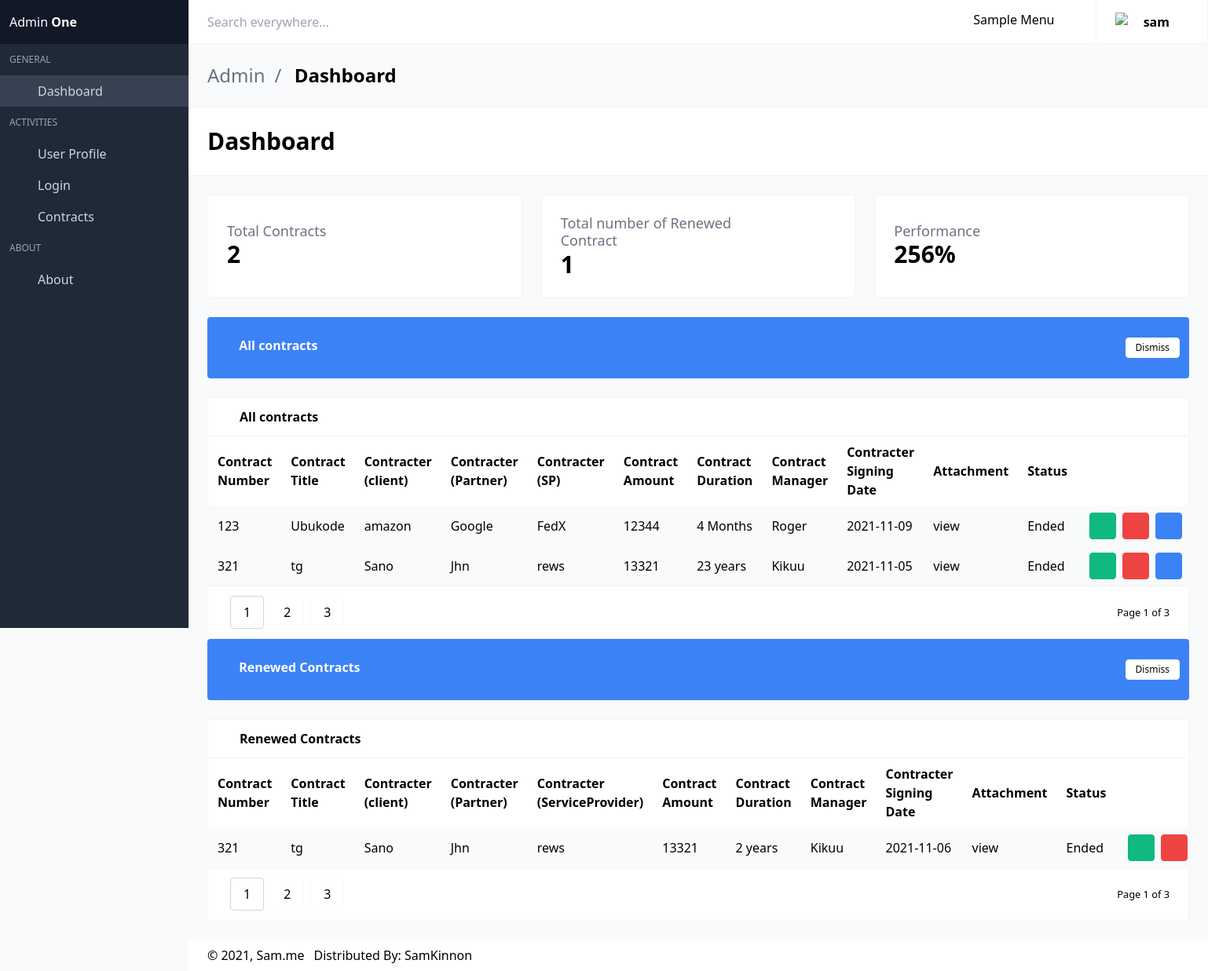
Page /dashboard.php (signed in) on the committed database.
### tables this page shows
CREATE TABLE `contractor` (
  `c_number` varchar(50) NOT NULL,
  `c_title` varchar(100) NOT NULL,
  `c_client` varchar(30) NOT NULL,
  `c_partner` varchar(30) NOT NULL,
  `c_sp` varchar(40) NOT NULL,
  `c_amount` int(100) NOT NULL,
  `c_manager` varchar(30) NOT NULL,
  `c_duration` varchar(40) NOT NULL,
  `c_attachment` blob NOT NULL,
  `c_date` date NOT NULL,
  `status` varchar(30) NOT NULL
);

CREATE TABLE `contracts` (
  `c_number` varchar(100) NOT NULL,
  `c_duration` varchar(20) NOT NULL,
  `c_attachments` blob NOT NULL,
  `c_date` date NOT NULL
);

### dashboard.php (the view, shortened to what this page needs)
<!DOCTYPE html>
<html lang="en" class="">
<head>
  <link rel="stylesheet" href="css/main.css?v=1628755089081">
</head>
<body>
  <div id="app">
    <nav id="navbar-main" class="navbar is-fixed-top">
      <div class="navbar-brand">
        <div class="navbar-item">
          <div class="control"><input placeholder="Search everywhere..." class="input"></div>
        </div>
      </div>
      <div class="navbar-menu" id="navbar-menu">
        <div class="navbar-end">
          <div class="navbar-item dropdown has-divider">
            <a class="navbar-link">
              <span class="icon"><i class="mdi mdi-menu"></i></span>
              <span>Sample Menu</span>
              <span class="icon">
              </span>
            </a>
          </div>
          <div class="navbar-item dropdown has-divider has-user-avatar">
            <a class="navbar-link">
              <div class="user-avatar">
              <img class="img-profile rounded-circle"  src="img/pic.jpg"/>
                            </div>
                            <div class="is-user-name"><span><strong>
                    <?php echo $_SESSION['username']; ?>
                </strong></span></div>
              <span class="icon"><i class="mdi mdi-chevron-down"></i></span>
            </a>
          </div>
        </div>
      </div>
    </nav>
    <aside class="aside is-placed-left is-expanded">
      <div class="aside-tools">
        <div>
          Admin <b class="font-black">One</b>
        </div>
      </div>
      <div class="menu is-menu-main">
        <p class="menu-label">General</p>
        <ul class="menu-list">
          <li class="active">
            <a href="dashboard.php">
              <span class="icon"><i class="mdi mdi-desktop-mac"></i></span>
              <span class="menu-item-label">Dashboard</span>
            </a>
          </li>
        </ul>
        <p class="menu-label">Activities</p>
        <ul class="menu-list">
          <li class="--set-active-profile-html">
            <a href="profile.php">
              <span class="icon"><i class="mdi mdi-account-circle"></i></span>
              <span class="menu-item-label">User Profile</span>
            </a>
          </li>
          <li>
            <a href="login.php">
              <span class="icon"><i class="mdi mdi-lock"></i></span>
              <span class="menu-item-label">Login</span>
            </a>
          </li>
          <li>
            <a class="dropdown">
              <span class="icon"><i class="mdi mdi-view-list"></i></span>
              <span class="menu-item-label">Contracts</span>
              <span class="icon"><i class="mdi mdi-plus"></i></span>
            </a>
          </li>
        </ul>
        <p class="menu-label">About</p>
        <ul class="menu-list">
          <li>
            <a href="https://justboil.me/tailwind-admin-templates" class="has-icon">
              <span class="icon"><i class="mdi mdi-help-circle"></i></span>
              <span class="menu-item-label">About</span>
            </a>
          </li>
        </ul>
      </div>
    </aside>
    <section class="is-title-bar">
      <div class="flex flex-col md:flex-row items-center justify-between space-y-6 md:space-y-0">
        <ul>
          <li>Admin</li>
          <li>Dashboard</li>
        </ul>
      </div>
    </section>
    <section class="is-hero-bar">
      <div class="flex flex-col md:flex-row items-center justify-between space-y-6 md:space-y-0">
        <h1 class="title">
          Dashboard
        </h1>
      </div>
    </section>
    <section class="section main-section">
      <div class="grid gap-6 grid-cols-1 md:grid-cols-3 mb-6">
        <div class="card">
          <div class="card-content">
            <div class="flex items-center justify-between">
              <div class="widget-label">
                <h3>
                  Total Contracts
                </h3>
                <h1>
                <?php
$con = mysqli_connect("localhost", "root", "", "contract");
$query = "SELECT c_manager FROM contractor";
$result = mysqli_query($con, $query);
if ($result) {
  $row = mysqli_num_rows($result);
  if ($row) {
       printf($row);
    }
}
?>
                </h1>
              </div>
              <span class="icon widget-icon text-green-500"><i class="mdi mdi-account-multiple mdi-48px"></i></span>
            </div>
          </div>
        </div>
        <div class="card">
          <div class="card-content">
            <div class="flex items-center justify-between">
              <div class="widget-label">
                <h3>
                  Total number of Renewed Contract
                </h3>
                <h1>
                <?php
$con = mysqli_connect("localhost", "root", "", "contract");
$query = "SELECT c_attachments FROM contracts";
$result = mysqli_query($con, $query);
if ($result) {
  $row = mysqli_num_rows($result);
  if ($row) {
       printf($row);
    }
}
?>
                </h1>
              </div>
              <span class="icon widget-icon text-blue-500"><i class="mdi mdi-finance mdi-48px"></i></span>
            </div>
          </div>
        </div>
        <div class="card">
          <div class="card-content">
            <div class="flex items-center justify-between">
              <div class="widget-label">
                <h3>
                  Performance
                </h3>
                <h1>
                  256%
                </h1>
              </div>
              <span class="icon widget-icon text-red-500"><i class="mdi mdi-finance mdi-48px"></i></span>
            </div>
          </div>
        </div>
      </div>
      <div class="notification blue">
        <div class="flex flex-col md:flex-row items-center justify-between space-y-3 md:space-y-0">
          <div>
            <span class="icon"><i class="mdi mdi-buffer"></i></span>
            <b>All contracts</b>
          </div>
          <button type="button" class="button small textual --jb-notification-dismiss">Dismiss</button>
        </div>
      </div>
      <div class="card has-table">
        <header class="card-header">
          <p class="card-header-title">
            <span class="icon"><i class="mdi mdi-account-multiple"></i></span>
            All contracts
          </p>
          <a href="#" class="card-header-icon">
            <span class="icon"><i class="mdi mdi-reload"></i></span>
          </a>
        </header>
        <div class="card-content">
          <table>
            <thead>
              <tr>
                <th>Contract Number</th>
                <th>Contract Title</th>
                <th>Contracter (client)</th>
                <th>Contracter (Partner)</th>
                <th>Contracter (SP)</th>
                <th>Contract Amount</th>
                <th>Contract Duration</th>
                <th>Contract Manager</th>
                <th>Contracter Signing Date</th>
                <th>Attachment</th>
                <th>Status</th>
                <th></th>
              </tr>
            </thead>
            <tbody>
              <?php
              include "db.php";
              $records = mysqli_query($conn, "select c_number,c_title,c_client,c_partner,c_sp,c_amount,
              c_duration,c_manager,c_date,status,c_attachment from contractor");
              while ($data = mysqli_fetch_array($records)) {
              ?>
                <tr>
                  <td data-label="Number"><?php echo $data['c_number']; ?></td>
                  <td data-label="Title"><?php echo $data['c_title']; ?></td>
                  <td data-label="Client"><?php echo $data['c_client']; ?></td>
                  <td data-label="Partner"><?php echo $data['c_partner']; ?></td>
                  <td data-label="Number"><?php echo $data['c_sp']; ?></td>
                  <td data-label="Number"><?php echo $data['c_amount']; ?></td>
                  <td data-label="Number"><?php echo $data['c_duration']; ?></td>
                  <td data-label="Number"><?php echo $data['c_manager']; ?></td>
                  <td data-label="Number"><?php echo $data['c_date']; ?></td>
                  <td data-label="Number"><a target='_blank' href='myfile/<?php echo $data['c_attachment'];?>'>view</a></td>
                  <td data-label="Number"><?php echo $data['status']; ?></td>
                  <td class="actions-cell">
                    <div class="buttons right nowrap"><a href="view.php?c_number=<?php echo $data['c_number']; ?>">
                        <button class="button small green --jb-modal"  type="button">
                          <span class="icon"><i class="mdi mdi-eye"></i></span></a>
                      </button><a href="delete.php?c_number=<?php echo $data['c_number']; ?>">
                        <button class="button small red --jb-modal" type="button">
                          <span class="icon"><i class="mdi mdi-trash-can"></i></span>
                        </button>
                        <div class="buttons right nowrap"><a href="contractRenew.php?c_number=<?php echo $data['c_number']; ?>">
                        <button class="button small blue" type="button">
                          <span class="icon"><i class="mdi mdi-plus"></i></span></a>
                    </div>
                    </div>
                  </td>
                </tr>
            </tbody>
          <?php
              }
          ?>
          </table>
          <div class="table-pagination">
            <div class="flex items-center justify-between">
              <div class="buttons">
                <button type="button" class="button active">1</button>
                <button type="button" class="button">2</button>
                <button type="button" class="button">3</button>
              </div>
              <small>Page 1 of 3</small>
            </div>
          </div>
        </div>
      </div>
      <div class="notification blue">
        <div class="flex flex-col md:flex-row items-center justify-between space-y-3 md:space-y-0">
          <div>
            <span class="icon"><i class="mdi mdi-buffer"></i></span>
            <b>Renewed Contracts</b>
          </div>
          <button type="button" class="button small textual --jb-notification-dismiss">Dismiss</button>
        </div>
      </div>
      <div class="card has-table">
        <header class="card-header">
          <p class="card-header-title">
            <span class="icon"><i class="mdi mdi-account-multiple"></i></span>
            Renewed Contracts
          </p>
          <a href="#" class="card-header-icon">
            <span class="icon"><i class="mdi mdi-reload"></i></span>
          </a>
        </header>
        <div class="card-content">
          <table>
            <thead>
              <tr>
                <th>Contract Number</th>
                <th>Contract Title</th>
                <th>Contracter (client)</th>
                <th>Contracter (Partner)</th>
                <th>Contracter (ServiceProvider)</th>
                <th>Contract Amount</th>
                <th>Contract Duration</th>
                <th>Contract Manager</th>
                <th>Contracter Signing Date</th>
                <th>Attachment</th>
                <th>Status</th>
                <th></th>
              </tr>
            </thead>
            <tbody>
              <?php
              include "db.php";
              $records = mysqli_query($conn, "SELECT contractor.c_number,contractor.c_title,contractor.c_client,
              contractor.c_partner,contractor.c_sp,contractor.c_amount,
              contracts.c_duration,contractor.c_manager,contracts.c_date,contractor.status,contracts.c_attachments
        FROM contractor
        JOIN contracts
        ON contractor.c_number = contracts.c_number order by c_date desc");
              while ($data = mysqli_fetch_array($records)) {
              ?>
                <tr>
                  <td data-label="Number"><?php echo $data['c_number']; ?></td>
                  <td data-label="Title"><?php echo $data['c_title']; ?></td>
                  <td data-label="Client"><?php echo $data['c_client']; ?></td>
                  <td data-label="Partner"><?php echo $data['c_partner']; ?></td>
                  <td data-label="Number"><?php echo $data['c_sp']; ?></td>
                  <td data-label="Number"><?php echo $data['c_amount']; ?></td>
                  <td data-label="Number"><?php echo $data['c_duration']; ?></td>
                  <td data-label="Number"><?php echo $data['c_manager']; ?></td>
                  <td data-label="Number"><?php echo $data['c_date']; ?></td>
                  <td data-label="Number"><a target='_blank' href='myfile/<?php echo $data['c_attachments'];?>'>view</a></td>
                  <td data-label="Number"><?php echo $data['status']; ?></td>
                  <td class="actions-cell">
                    <div class="buttons right nowrap"><a href="view2.php?c_number=<?php echo $data['c_number']; ?>">
                        <button class="button small green --jb-modal" data-target="sample-modal-2" type="button">
                          <span class="icon"><i class="mdi mdi-eye"></i></span></a>
                      </button><a href="view.php?c_number=<?php echo $data['c_number']; ?>">
                        <button class="button small red --jb-modal" type="button">
                          <span class="icon"><i class="mdi mdi-trash-can"></i></span>
                        </button>
                    </div>
                  </td>
                </tr>
            </tbody>
          <?php
              }
          ?>
          </table>
          <div class="table-pagination">
            <div class="flex items-center justify-between">
              <div class="buttons">
                <button type="button" class="button active">1</button>
                <button type="button" class="button">2</button>
                <button type="button" class="button">3</button>
              </div>
              <small>Page 1 of 3</small>
            </div>
          </div>
        </div>
      </div>
    </section>
    <footer class="footer">
      <div class="flex flex-col md:flex-row items-center justify-between space-y-3 md:space-y-0">
        <div class="flex items-center justify-start space-x-3">
          <div>
            © 2021, Sam.me
          </div>
          <div>
            <p>Distributed By: <a href="#" target="_blank">SamKinnon</a></p>
          </div>
        </div>
      </div>
    </footer>
  </div>
  <link rel="stylesheet" href="https://cdn.materialdesignicons.com/4.9.95/css/materialdesignicons.min.css">
</body>
</html>

### rows in the picture
contractor: c_number "123", c_title "Ubukode", c_client "amazon", c_partner "Google", c_sp "FedX", c_amount "12344", c_duration "4 Months", c_manager "Roger", c_date "2021-11-09", status "Ended"
contractor: c_number "321", c_title "tg", c_client "Sano", c_partner "Jhn", c_sp "rews", c_amount "13321", c_duration "23 years", c_manager "Kikuu", c_date "2021-11-05", status "Ended"
contracts: c_number.c_number "321", c_number.c_title "tg", c_number.c_client "Sano", c_number.c_partner "Jhn", c_number.c_sp "rews", c_number.c_amount "13321", c_duration "2 years", c_number.c_manager "Kikuu", c_date "2021-11-06", c_number.status "Ended"

### other values in the picture
$_SESSION['username'] "sam"
